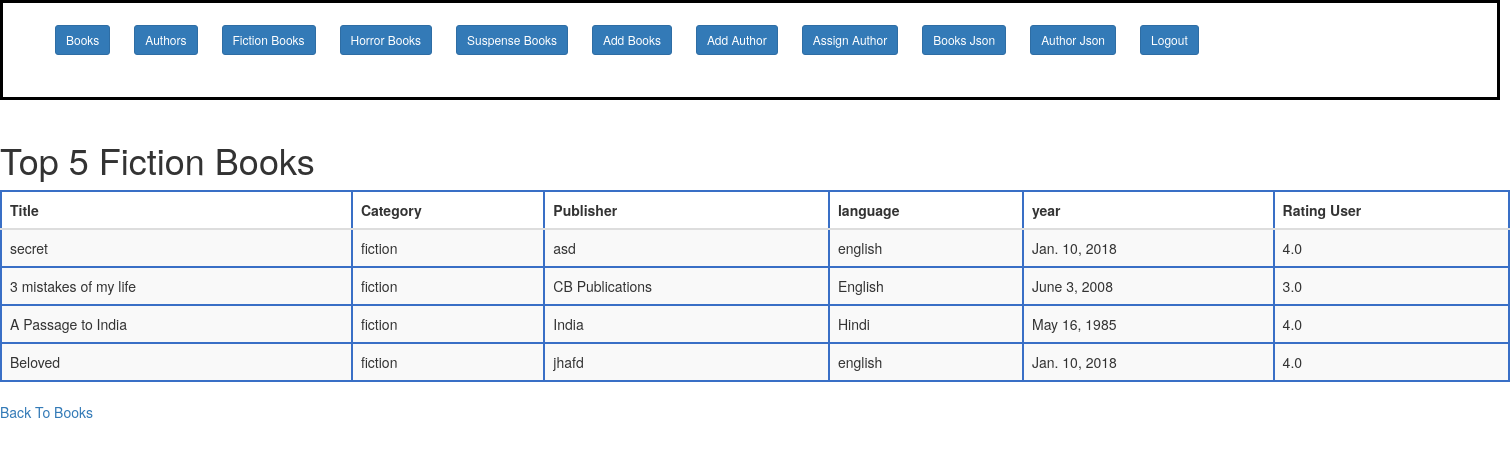
Page /books/fiction/ (signed in) on the committed database.
### Category/models.py (models this page shows)
class Books(models.Model):
    title = models.CharField(max_length=50)
    category = models.CharField(max_length=50)
    publisher = models.CharField(max_length=50)
    language = models.CharField(max_length=50)
    years = models.DateField()
    rating_user = models.FloatField()
    author = models.ForeignKey(Author, models.SET_NULL, null=True)
    def __str__(self):
        return self.title

### Category/views.py (the view)
# urls.py: path("fiction/",views.fiction, name= 'fiction'),
@login_required(login_url="homepage")
def fiction(request):
    fictionbooks = {}
    f_books = Books.objects.all().filter(category__exact = 'fiction')
    fictionbooks["bookdata"] = f_books
    print(fictionbooks)
    return render(request, 'fiction.html',fictionbooks)

### Category/templates/fiction.html (shortened to what this page needs)
{% extends 'index.html' %}
{% block body %}
    <h1>Top 5 Fiction Books</h1>
    <table class="table table-striped">
        <thead>
        <tr>
            <th>Title</th>
            <th>Category</th>
            <th>Publisher</th>
            <th>language</th>
            <th>year</th>
            <th>Rating User</th>
        </tr>
        </thead>
        {% for books in bookdata %}
        <tbody>
        <tr>
            <td>{{books.title}}</td>
            <td>{{books.category}}</td>
            <td>{{books.publisher}}</td>
            <td>{{books.language}}</td>
            <td>{{books.years}}</td>
            <td>{{books.rating_user}}</td>
        </tr>
        </tbody>
        {% endfor %}
    </table>
        <a href = "{% url 'allbooks' %}"> Back To Books</a>
{% endblock %}

### Category/templates/fiction.html (style rules this page uses)
table,th,tr,td { border: 2px solid #396fc6; border-collapse: collapse }

### rows in the picture
Books: title "secret", category "fiction", publisher "asd", language "english", years "Jan. 10, 2018", rating_user "4.0"
Books: title "3 mistakes of my life", category "fiction", publisher "CB Publications", language "English", years "June 3, 2008", rating_user "3.0"
Books: title "A Passage to India", category "fiction", publisher "India", language "Hindi", years "May 16, 1985", rating_user "4.0"
Books: title "Beloved", category "fiction", publisher "jhafd", language "english", years "Jan. 10, 2018", rating_user "4.0"
